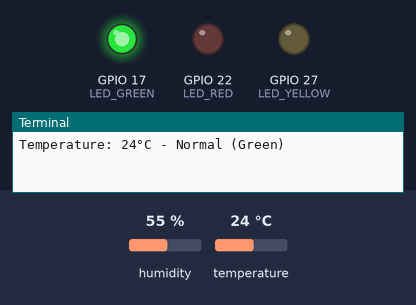
The program below on a simulated Raspberry Pi (BCM pin numbers). Shown: output pins drawn as LEDs (lit = HIGH), the last lines printed to the terminal. The inputs (shaded band) are chosen by the test bench; at power-on: temperature 24 °C, humidity 55 %.

Above: at 1.2 s.
1.3 s: temperature set to 26 °C
4.3 s: temperature set to 29 °C
At 5.6 s:
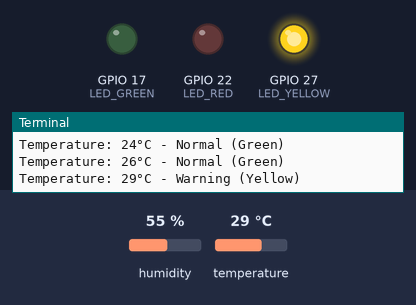
7.3 s: temperature set to 33 °C
At 10.3 s:
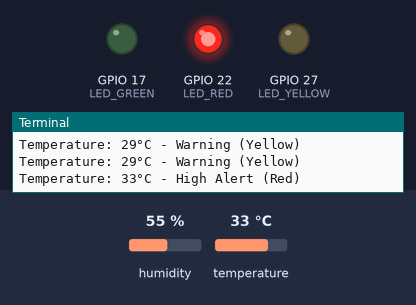
10.7 s: temperature set to 12 °C
At 12.7 s:
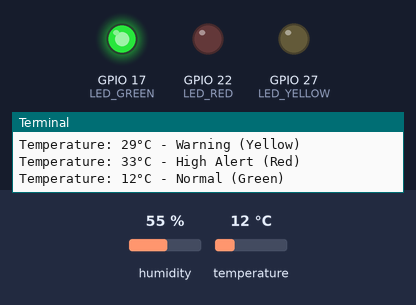
13.7 s: temperature set to 28 °C
At 16.3 s:
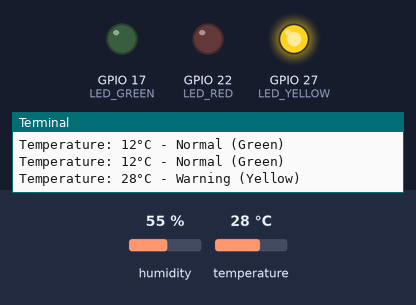
Timing chart, 0 to 17.8 s (numbered marks = the images above; inputs shaded):
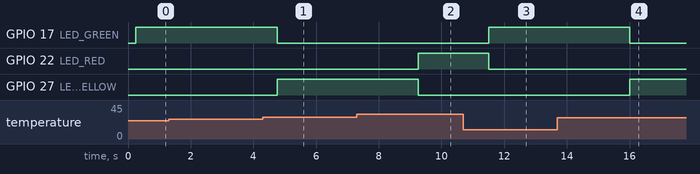

The program:

3LED1DHT.py
```python
import time
import board
import adafruit_dht
import RPi.GPIO as GPIO

# ========== SETUP ==========
# DHT11 sensor on GPIO4
dht = adafruit_dht.DHT11(board.D4)

# Use BCM numbering
GPIO.setmode(GPIO.BCM)

# LED pins
LED_GREEN = 17
LED_YELLOW = 27
LED_RED = 22

# Setup LED pins as output
GPIO.setup(LED_GREEN, GPIO.OUT)
GPIO.setup(LED_YELLOW, GPIO.OUT)
GPIO.setup(LED_RED, GPIO.OUT)

def show_temperature_status(temp):
    # Reset all LEDs first
    GPIO.output(LED_GREEN, GPIO.LOW)
    GPIO.output(LED_YELLOW, GPIO.LOW)
    GPIO.output(LED_RED, GPIO.LOW)

    if temp < 28:
        GPIO.output(LED_GREEN, GPIO.HIGH)
        print(f"Temperature: {temp}°C - Normal (Green)")
    elif 28 <= temp < 32:
        GPIO.output(LED_YELLOW, GPIO.HIGH)
        print(f"Temperature: {temp}°C - Warning (Yellow)")
    else:
        GPIO.output(LED_RED, GPIO.HIGH)
        print(f"Temperature: {temp}°C - High Alert (Red)")

# ========== MAIN LOOP ==========
try:
    while True:
        try:
            temperature = dht.temperature
            if temperature is not None:
                show_temperature_status(temperature)
            else:
                print("Sensor reading failed.")
        except RuntimeError as e:
            print(f"Runtime error: {e.args[0]}")

        time.sleep(2)

except KeyboardInterrupt:
    print("Program stopped by user.")

finally:
    GPIO.cleanup()
```

Measured:
- the behaviour switches between 27 and 28 °C on temperature (found by bisection; images 0 and 1)
- the behaviour switches between 31 and 32 °C on temperature (found by bisection; images 1 and 2)
- after the input at 4.3 s, GPIO 17 (LED_GREEN): HIGH → LOW after 0.46 s; GPIO 27 (LED_YELLOW): LOW → HIGH after 0.46 s
- after the input at 7.3 s, GPIO 22 (LED_RED): LOW → HIGH after 2.0 s; GPIO 27 (LED_YELLOW): HIGH → LOW after 2.0 s
- after the input at 10.7 s, GPIO 17 (LED_GREEN): LOW → HIGH after 0.81 s; GPIO 22 (LED_RED): HIGH → LOW after 0.81 s
- after the input at 13.7 s, GPIO 17 (LED_GREEN): HIGH → LOW after 2.3 s; GPIO 27 (LED_YELLOW): LOW → HIGH after 2.3 s
